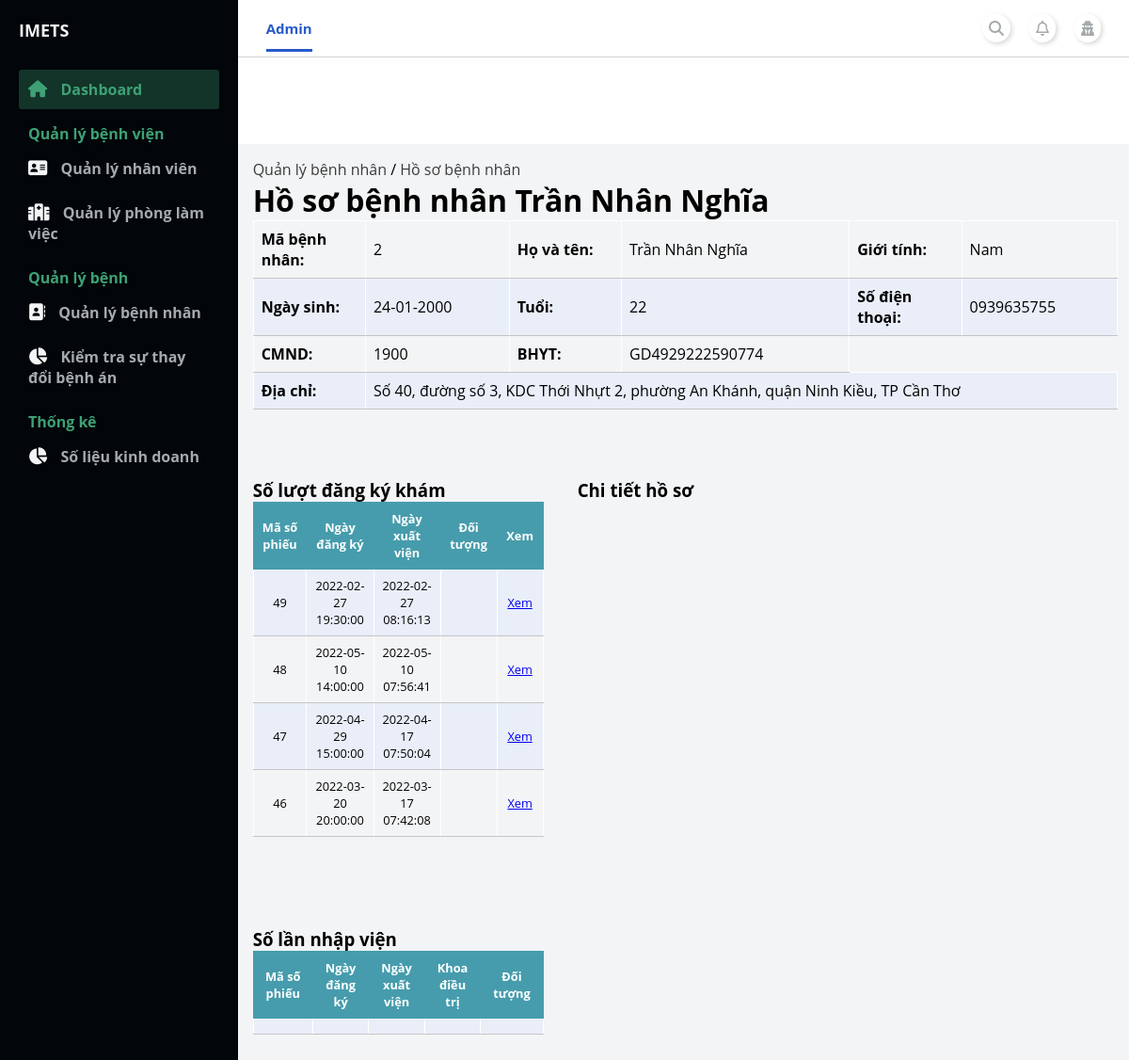
The page /admin/index.php?page_layout=patient_management&ID_Patient=2 (signed in) on the database its author committed.
### tables this page shows
CREATE TABLE `patient` (
  `ID_Patient` int(11) NOT NULL,
  `Name` varchar(100) NOT NULL,
  `DOB` date NOT NULL,
  `Sex` varchar(10) NOT NULL,
  `Address` varchar(200) DEFAULT NULL,
  `CMND` varchar(15) DEFAULT NULL,
  `PhoneNumber` varchar(25) NOT NULL,
  `ID_BHYT` varchar(20) DEFAULT NULL,
  `VoteRate` double NOT NULL,
  `UserName` varchar(100) NOT NULL,
  `Password` varchar(100) NOT NULL
);

CREATE TABLE `appointment` (
  `ID_Appointment` int(11) NOT NULL,
  `ID_Staff` int(11) NOT NULL,
  `ID_Patient` int(11) NOT NULL,
  `Date_Booking` datetime NOT NULL,
  `Date_Checkup` int(11) NOT NULL,
  `Date_HospitalDischarge` datetime DEFAULT NULL,
  `Date_ReCheckup` date DEFAULT NULL,
  `BHYT_Checkin` float NOT NULL,
  `ID_PaymentMethod` int(11) DEFAULT NULL,
  `StatusAppointment` varchar(100) DEFAULT NULL
);

CREATE TABLE `medicalrecord` (
  `ID_MedicalRecord` int(11) NOT NULL,
  `ID_Appointment` int(11) NOT NULL,
  `ReasonCheckup` varchar(50) DEFAULT NULL,
  `BodyCheck` varchar(50) DEFAULT NULL,
  `BodyPartsCheck` varchar(50) DEFAULT NULL,
  `PulseRate` int(11) DEFAULT NULL,
  `Temp` float DEFAULT NULL,
  `BloodPressure` varchar(10) DEFAULT NULL,
  `Breathing` int(11) DEFAULT NULL,
  `Height` float DEFAULT NULL,
  `Weight` float DEFAULT NULL,
  `Result` varchar(255) DEFAULT NULL,
  `TreatmentDirection` varchar(255) DEFAULT NULL,
  `Advice` varchar(255) DEFAULT NULL
);

CREATE TABLE `schedule` (
  `ID_schedule` int(11) NOT NULL,
  `title` varchar(255) NOT NULL,
  `Session` varchar(15) NOT NULL,
  `start` datetime DEFAULT NULL,
  `end` datetime DEFAULT NULL,
  `ID_Staff` int(11) NOT NULL,
  `ID_Room` int(11) NOT NULL,
  `t_stamp` timestamp NOT NULL DEFAULT current_timestamp() ON UPDATE current_timestamp(),
  `status_schedule` varchar(255) NOT NULL
);

### admin/modules_admin/patient_management/patientManagement.php (the view)
<?php
    include './../config.php';
    $ID_Patient = $_GET['ID_Patient'];
    $sql = "SELECT * FROM appointment JOIN patient ON appointment.ID_Patient=patient.ID_Patient WHERE patient.ID_Patient=$ID_Patient";
    $query = mysqli_query($conn, $sql);
    $rows = mysqli_fetch_array($query);
?>
<main>
    <div class="container-table">
        <div class="link-nav-pages">
            <a href="./index.php?page_layout=patient_management">Quản lý bệnh nhân</a> /
            <a href="">Hồ sơ bệnh nhân</a>
        </div>
        <div class="table-header">
            <h1>Hồ sơ bệnh nhân <?php echo $rows['Name'] ?></h1>
        </div>
        <div class="personalInfo">
                <table class="personalInfoTable">
                    <tr>
                        <th>Mã bệnh nhân: </th>
                        <td><?php echo $rows['ID_Patient'] ?></td>
                        <th>Họ và tên: </th>
                        <td><?php echo $rows['Name'] ?></td>
                        <th>Giới tính: </th>
                        <td><?php echo $rows['Sex'] ?></td>
                    </tr>
                    <tr>
                        <th>Ngày sinh: </th>
                        <td><?php
                            echo date('d-m-Y', strtotime($rows['DOB'])); ?></td>
                        <th>Tuổi: </th>
                        <td><?php
                            $date = getdate();
                            echo $date['year'] - substr($rows['DOB'],0,4);
                        ?></td>
                        <th>Số điện thoại: </th>
                        <td><?php echo $rows['PhoneNumber'] ?></td>
                    </tr>
                    <tr>
                        <th>CMND: </th>
                        <td><?php echo $rows['CMND'] ?></td>
                        <th>BHYT: </th>
                        <td><?php echo $rows['ID_BHYT'] ?></td>
                    </tr>
                    <tr>
                        <th>Địa chỉ: </th>
                        <td colspan="5"><?php echo $rows['Address'] ?></td>
                    </tr>
                </table>
            </div>
            <div class="record">
                <div class="summary">
                    <div class="summary-content">
                        <h3>Số lượt đăng ký khám</h3>
                        <table class="personalInfoTable recordTable">
                            <tr>
                                <th>Mã số phiếu</th>
                                <th>Ngày đăng ký</th>
                                <th>Ngày xuất viện</th>
                                <th>Đối tượng</th>
                                <th>Xem</th>
                            </tr>
                            <?php
                                    $sql_appointment = "SELECT * FROM appointment
                                    LEFT JOIN schedule ON schedule.ID_schedule=appointment.Date_Checkup
                                    LEFT JOIN staff ON staff.ID_Staff=appointment.ID_Staff
                                    LEFT JOIN medicalrecord ON medicalrecord.ID_Appointment=appointment.ID_Appointment
                                    LEFT JOIN patient ON appointment.ID_Patient=patient.ID_Patient
                                    WHERE patient.ID_Patient=$ID_Patient
                                    ORDER BY appointment.ID_Appointment DESC";
                                    $query_appointment = mysqli_query($conn, $sql_appointment);
                                    while($rows_appointment = mysqli_fetch_array($query_appointment)){
                                ?>
                            <tr>
                                <td><?php echo $rows_appointment['ID_Appointment'] ?></td>
                                <td><?php echo $rows_appointment['start'] ?></td>
                                <td><?php echo $rows_appointment['Date_HospitalDischarge'] ?></td>
                                <td><?php if($rows_appointment['BHYT_Checkin']==1) echo 'BHYT';?></td>
                                <td><a href="./index.php?page_layout=patient_management&ID_Patient=<?php echo $ID_Patient ?>&ID_Appointment=<?php echo $rows_appointment['ID_Appointment'] ?>">Xem</a></td>
                            </tr>
                            <?php
                                }
                            ?>
                        </table>
                    </div>
                    <br>
                    <div class="summary-content">
                        <h3>Số lần nhập viện</h3>
                        <table class="personalInfoTable recordTable">
                            <tr>
                                <th>Mã số phiếu</th>
                                <th>Ngày đăng ký</th>
                                <th>Ngày xuất viện</th>
                                <th>Khoa điều trị</th>
                                <th>Đối tượng</th>
                            </tr>
                            <tr>
                                <td></td>
                                <td></td>
                                <td></td>
                                <td></td>
                                <td></td>
                            </tr>
                        </table>
                    </div>
                </div>
                <?php include './modules_admin/patient_management/detailRecord.php'; ?>
            </div>
    </div>
</main>

### admin/modules_admin/style/index_admin.css (style rules this page uses)
:root { --white: #ffffff; --lightblue:#E9EEF9; --blue:#295FD5; --blacktext:#3B3B3B; --red: #E85253; --box-shadow:.5rem .5rem 0 rgba(22, 86, 160, 0.2); --text-shadow:.4rem .4rem 0 rgba(0, 0, 0, .2); --border:.2rem solid var(--blue); }
* { margin: 0; padding: 0; }
body { box-sizing: border-box; font-family: 'Open Sans', sans-serif; }

### admin/modules_admin/style/content_admin.css (style rules this page uses)
main { background: #f3f4f6; grid-area: main; overflow-y: auto; }

### admin/modules_admin/style/staff_management.css (style rules this page uses)
.container-table { width: 97%; margin: 1rem 1rem 0 1rem; }
th, td { text-align: left; padding: 0.5rem; }
tr:nth-child(even) { background-color: var(--lightblue); }

### admin/modules_admin/style/detail_staffManagement.css (style rules this page uses)
.link-nav-pages a { text-decoration: none; color: var(--blacktext); }

### admin/modules_admin/style/patient_management.css (style rules this page uses)
.personalInfoTable { border-collapse: collapse; width: 100%; }
.personalInfoTable th, td { padding: 8px; text-align: left; border-bottom: 1px solid #c5c5c5; border-top: 1px solid #ffffff; border-right: 1px solid #ffffff; border-left: 1px solid #ffffff; }
.personalInfoTable th { width: 13%; }
.record { display: flex; }
.summary { width: 35%; height: 100vh; }
.recordTable th { background-color: #469cac; border: 1px solid #469cac; color: #ffffff; font-size: 0.8rem; text-align: center; }
.recordTable td { font-size: 0.8rem; text-align: center; }
.summary-content { margin-top: 3vh; }

### rows shown on the page
patient: Name "Trần Nhân Nghĩa", ID_Patient "2", Sex "Nam", DOB "24-01-2000", $date['year']-substr($rows['DOB'],0,4) "22", PhoneNumber "0939635755", CMND "1900", ID_BHYT "GD4929222590774", Address "Số 40, đường số 3, KDC Thới Nhựt 2, phường An Khánh, quận Ninh Kiều, TP Cần Thơ"
appointment: medicalrecord.ID_Appointment "49", Date_Checkup.start "2022-02-27 19:30:00", Date_HospitalDischarge "2022-02-27 08:16:13"
appointment: medicalrecord.ID_Appointment "48", Date_Checkup.start "2022-05-10 14:00:00", Date_HospitalDischarge "2022-05-10 07:56:41"
appointment: medicalrecord.ID_Appointment "47", Date_Checkup.start "2022-04-29 15:00:00", Date_HospitalDischarge "2022-04-17 07:50:04"
appointment: medicalrecord.ID_Appointment "46", Date_Checkup.start "2022-03-20 20:00:00", Date_HospitalDischarge "2022-03-17 07:42:08"
